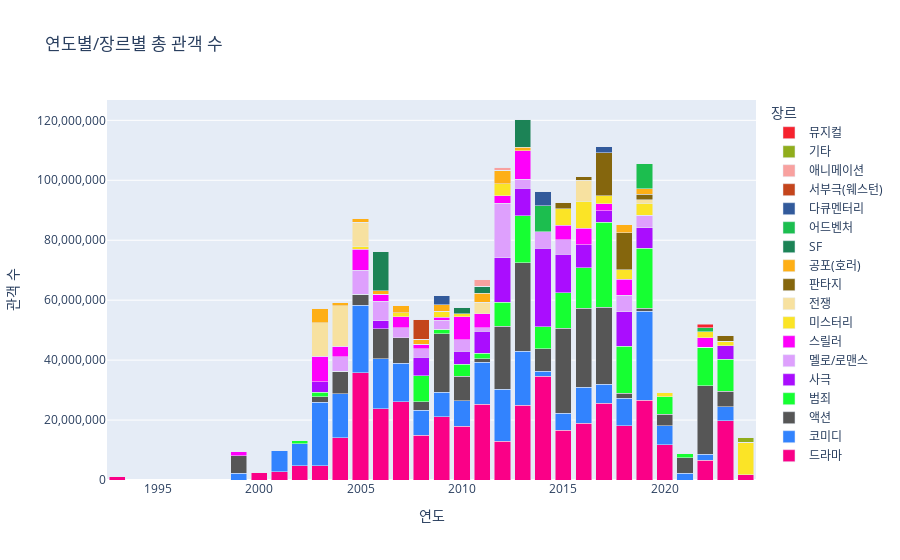

This figure's notebook cell:
### Markdown cell above
- 아래 코드는 모든 연도를 통틀어 장르별 총 관객 수를 계산하여 장르를 정렬하고, 각 장르를 하나의 trace로 추가했다. 이렇게 하면 범례에 각 장르가 한 번씩만 나타나며, 모든 연도에 대해 같은 순서로 막대를 stack할 수 있다.
- 각 막대마다 장르순으로 stack하는 건 너무 많은 문제가 생겨서 포기

### Code cell
import plotly.graph_objects as go
import pandas as pd

# 데이터셋 로드 (다음 코드는 예제 데이터와 설정을 기반으로 함)
# df['개봉일'] = pd.to_datetime(df['개봉일'], format='%Y-%m-%d')
# df['년도'] = df['개봉일'].dt.year

# 연도별, 장르별 관객 수 및 영화 수 계산
grouped = df.groupby(['년도', 'genre_one'])
genre_yearly_data = grouped['관객수'].agg(['sum', 'count']).unstack(fill_value=0)

# 모든 연도를 통틀어 장르별 총 관객 수를 계산하여 장르를 정렬
overall_genre_order = genre_yearly_data['sum'].sum(axis=0).sort_values(ascending=False).index

# 그래프 객체 생성
fig = go.Figure()

# 정렬된 순서대로 막대 그래프 추가
for genre in overall_genre_order:
    fig.add_trace(go.Bar(
        x=genre_yearly_data['sum'].index,
        y=genre_yearly_data['sum'][genre],
        name=genre,
        marker_color=genre_colors.get(genre, '#000'),  # 색상 설정
        hoverinfo='text',  # 호버 정보 설정
        hovertext=[
            f"{year}년 <br>관객수 = {audience:,.0f}<br>장르 = {genre} ({genre_yearly_data['count'].loc[year, genre]}개)" 
            for year, audience in zip(genre_yearly_data['sum'].index, genre_yearly_data['sum'][genre])
        ]
    ))

# 레이아웃 업데이트
fig.update_layout(
    barmode='stack',
    title='연도별/장르별 총 관객 수',
    xaxis_title='연도',
    yaxis_title='관객 수',
    yaxis=dict(tickformat=','),
    legend_title='장르'
)

# 그래프 표시
fig.show()
fig.write_html('yj_year_genre.html')

### Figure 1 — Plotly figure (JSON) as saved in the notebook; plotly's stock layout.template omitted (floating-point values rounded to 4 significant figures)
{"data": [{"hoverinfo": "text", "hovertext": ["1993년 <br>관객수 = 1,035,741<br>장르 = 드라마 (1개)", "1999년 <br>관객수 = 0<br>장르 = 드라마 (0개)", "2000년 <br>관객수 = 2,513,540<br>장르 = 드라마 (1개)", "2001년 <br>관객수 = 2,678,846<br>장르 = 드라마 (1개)", "2002년 <br>관객수 = 4,678,843<br>장르 = 드라마 (2개)", "2003년 <br>관객수 = 4,687,365<br>장르 = 드라마 (3개)", "2004년 <br>관객수 = 14,081,630<br>장르 = 드라마 (8개)", "2005년 <br>관객수 = 35,803,805<br>장르 = 드라마 (10개)", "2006년 <br>관객수 = 23,779,776<br>장르 = 드라마 (9개)", "2007년 <br>관객수 = 26,074,390<br>장르 = 드라마 (11개)", "2008년 <br>관객수 = 15,004,691<br>장르 = 드라마 (5개)", "2009년 <br>관객수 = 21,128,029<br>장르 = 드라마 (7개)", "2010년 <br>관객수 = 17,971,217<br>장르 = 드라마 (6개)", "2011년 <br>관객수 = 25,321,246<br>장르 = 드라마 (7개)", "2012년 <br>관객수 = 12,990,388<br>장르 = 드라마 (5개)", "2013년 <br>관객수 = 24,870,928<br>장르 = 드라마 (8개)", "2014년 <br>관객수 = 34,572,677<br>장르 = 드라마 (8개)", "2015년 <br>관객수 = 16,664,043<br>장르 = 드라마 (3개)", "2016년 <br>관객수 = 18,960,519<br>장르 = 드라마 (6개)", "2017년 <br>관객수 = 25,561,141<br>장르 = 드라마 (5개)", "2018년 <br>관객수 = 18,129,195<br>장르 = 드라마 (6개)", "2019년 <br>관객수 = 26,541,795<br>장르 = 드라마 (8개)", "2020년 <br>관객수 = 11,735,970<br>장르 = 드라마 (5개)", "2021년 <br>관객수 = 0<br>장르 = 드라마 (0개)", "2022년 <br>관객수 = 6,593,664<br>장르 = 드라마 (3개)", "2023년 <br>관객수 = 19,756,624<br>장르 = 드라마 (4개)", "2024년 <br>관객수 = 1,705,223<br>장르 = 드라마 (1개)"], "marker": {"color": "#FA0087"}, "name": "드라마", "type": "bar", "x": [1993, 1999, 2000, 2001, 2002, 2003, 2004, 2005, 2006, 2007, 2008, 2009, 2010, 2011, 2012, 2013, 2014, 2015, 2016, 2017, 2018, 2019, 2020, 2021, 2022, 2023, 2024], "y": [1035741, 0, 2513540, 2678846, 4678843, 4687365, 14081630, 35803805, 23779776, 26074390, 15004691, 21128029, 17971217, 25321246, 12990388, 24870928, 34572677, 16664043, 18960519, 25561141, 18129195, 26541795, 11735970, 0, 6593664, 19756624, 1705223]}, {"hoverinfo": "text", "hovertext": ["1993년 <br>관객수 = 0<br>장르 = 코미디 (0개)", "1999년 <br>관객수 = 2,310,000<br>장르 = 코미디 (1개)", "2000년 <br>관객수 = 0<br>장르 = 코미디 (0개)", "2001년 <br>관객수 = 7,245,092<br>장르 = 코미디 (5개)", "2002년 <br>관객수 = 7,383,209<br>장르 = 코미디 (3개)", "2003년 <br>관객수 = 21,196,865<br>장르 = 코미디 (8개)", "2004년 <br>관객수 = 14,723,300<br>장르 = 코미디 (8개)", "2005년 <br>관객수 = 22,434,845<br>장르 = 코미디 (10개)", "2006년 <br>관객수 = 16,633,518<br>장르 = 코미디 (6개)", "2007년 <br>관객수 = 12,949,070<br>장르 = 코미디 (8개)", "2008년 <br>관객수 = 8,245,523<br>장르 = 코미디 (1개)", "2009년 <br>관객수 = 8,207,004<br>장르 = 코미디 (3개)", "2010년 <br>관객수 = 8,527,732<br>장르 = 코미디 (4개)", "2011년 <br>관객수 = 13,934,570<br>장르 = 코미디 (5개)", "2012년 <br>관객수 = 17,319,026<br>장르 = 코미디 (6개)", "2013년 <br>관객수 = 18,038,065<br>장르 = 코미디 (3개)", "2014년 <br>관객수 = 1,676,040<br>장르 = 코미디 (1개)", "2015년 <br>관객수 = 5,669,820<br>장르 = 코미디 (2개)", "2016년 <br>관객수 = 12,065,585<br>장르 = 코미디 (3개)", "2017년 <br>관객수 = 6,407,549<br>장르 = 코미디 (3개)", "2018년 <br>관객수 = 9,105,261<br>장르 = 코미디 (4개)", "2019년 <br>관객수 = 29,741,940<br>장르 = 코미디 (5개)", "2020년 <br>관객수 = 6,395,273<br>장르 = 코미디 (4개)", "2021년 <br>관객수 = 2,195,683<br>장르 = 코미디 (1개)", "2022년 <br>관객수 = 1,980,769<br>장르 = 코미디 (1개)", "2023년 <br>관객수 = 4,681,747<br>장르 = 코미디 (3개)", "2024년 <br>관객수 = 0<br>장르 = 코미디 (0개)"], "marker": {"color": "#3283FE"}, "name": "코미디", "type": "bar", "x": [1993, 1999, 2000, 2001, 2002, 2003, 2004, 2005, 2006, 2007, 2008, 2009, 2010, 2011, 2012, 2013, 2014, 2015, 2016, 2017, 2018, 2019, 2020, 2021, 2022, 2023, 2024], "y": [0, 2310000, 0, 7245092, 7383209, 21196865, 14723300, 22434845, 16633518, 12949070, 8245523, 8207004, 8527732, 13934570, 17319026, 18038065, 1676040, 5669820, 12065585, 6407549, 9105261, 29741940, 6395273, 2195683, 1980769, 4681747, 0]}, {"hoverinfo": "text", "hovertext": ["1993년 <br>관객수 = 0<br>장르 = 액션 (0개)", "1999년 <br>관객수 = 5,820,000<br>장르 = 액션 (1개)", "2000년 <br>관객수 = 0<br>장르 = 액션 (0개)", "2001년 <br>관객수 = 0<br>장르 = 액션 (0개)", "2002년 <br>관객수 = 0<br>장르 = 액션 (0개)", "2003년 <br>관객수 = 1,858,077<br>장르 = 액션 (1개)", "2004년 <br>관객수 = 7,512,213<br>장르 = 액션 (3개)", "2005년 <br>관객수 = 3,766,552<br>장르 = 액션 (3개)", "2006년 <br>관객수 = 10,114,158<br>장르 = 액션 (6개)", "2007년 <br>관객수 = 8,426,973<br>장르 = 액션 (1개)", "2008년 <br>관객수 = 2,870,174<br>장르 = 액션 (2개)", "2009년 <br>관객수 = 19,389,622<br>장르 = 액션 (3개)", "2010년 <br>관객수 = 8,156,101<br>장르 = 액션 (2개)", "2011년 <br>관객수 = 1,118,258<br>장르 = 액션 (1개)", "2012년 <br>관객수 = 20,989,054<br>장르 = 액션 (5개)", "2013년 <br>관객수 = 29,529,396<br>장르 = 액션 (8개)", "2014년 <br>관객수 = 7,469,531<br>장르 = 액션 (3개)", "2015년 <br>관객수 = 28,311,881<br>장르 = 액션 (3개)", "2016년 <br>관객수 = 26,216,440<br>장르 = 액션 (3개)", "2017년 <br>관객수 = 25,723,688<br>장르 = 액션 (5개)", "2018년 <br>관객수 = 1,671,548<br>장르 = 액션 (1개)", "2019년 <br>관객수 = 1,094,404<br>장르 = 액션 (1개)", "2020년 <br>관객수 = 3,812,250<br>장르 = 액션 (1개)", "2021년 <br>관객수 = 5,252,423<br>장르 = 액션 (2개)", "2022년 <br>관객수 = 22,945,169<br>장르 = 액션 (5개)", "2023년 <br>관객수 = 5,143,219<br>장르 = 액션 (1개)", "2024년 <br>관객수 = 0<br>장르 = 액션 (0개)"], "marker": {"color": "#565656"}, "name": "액션", "type": "bar", "x": [1993, 1999, 2000, 2001, 2002, 2003, 2004, 2005, 2006, 2007, 2008, 2009, 2010, 2011, 2012, 2013, 2014, 2015, 2016, 2017, 2018, 2019, 2020, 2021, 2022, 2023, 2024], "y": [0, 5820000, 0, 0, 0, 1858077, 7512213, 3766552, 10114158, 8426973, 2870174, 19389622, 8156101, 1118258, 20989054, 29529396, 7469531, 28311881, 26216440, 25723688, 1671548, 1094404, 3812250, 5252423, 22945169, 5143219, 0]}, {"hoverinfo": "text", "hovertext": ["1993년 <br>관객수 = 0<br>장르 = 범죄 (0개)", "1999년 <br>관객수 = 0<br>장르 = 범죄 (0개)", "2000년 <br>관객수 = 0<br>장르 = 범죄 (0개)", "2001년 <br>관객수 = 0<br>장르 = 범죄 (0개)", "2002년 <br>관객수 = 1,161,500<br>장르 = 범죄 (1개)", "2003년 <br>관객수 = 1,571,931<br>장르 = 범죄 (1개)", "2004년 <br>관객수 = 0<br>장르 = 범죄 (0개)", "2005년 <br>관객수 = 0<br>장르 = 범죄 (0개)", "2006년 <br>관객수 = 0<br>장르 = 범죄 (0개)", "2007년 <br>관객수 = 0<br>장르 = 범죄 (0개)", "2008년 <br>관객수 = 8,744,111<br>장르 = 범죄 (3개)", "2009년 <br>관객수 = 1,534,407<br>장르 = 범죄 (1개)", "2010년 <br>관객수 = 3,910,674<br>장르 = 범죄 (2개)", "2011년 <br>관객수 = 1,867,849<br>장르 = 범죄 (1개)", "2012년 <br>관객수 = 7,978,568<br>장르 = 범죄 (3개)", "2013년 <br>관객수 = 15,774,105<br>장르 = 범죄 (3개)", "2014년 <br>관객수 = 7,352,096<br>장르 = 범죄 (3개)", "2015년 <br>관객수 = 11,756,314<br>장르 = 범죄 (4개)", "2016년 <br>관객수 = 13,543,085<br>장르 = 범죄 (3개)", "2017년 <br>관객수 = 28,281,869<br>장르 = 범죄 (8개)", "2018년 <br>관객수 = 15,665,632<br>장르 = 범죄 (6개)", "2019년 <br>관객수 = 20,020,351<br>장르 = 범죄 (7개)", "2020년 <br>관객수 = 5,903,084<br>장르 = 범죄 (2개)", "2021년 <br>관객수 = 1,426,357<br>장르 = 범죄 (1개)", "2022년 <br>관객수 = 12,693,175<br>장르 = 범죄 (1개)", "2023년 <br>관객수 = 10,682,813<br>장르 = 범죄 (1개)", "2024년 <br>관객수 = 0<br>장르 = 범죄 (0개)"], "marker": {"color": "#16FF32"}, "name": "범죄", "type": "bar", "x": [1993, 1999, 2000, 2001, 2002, 2003, 2004, 2005, 2006, 2007, 2008, 2009, 2010, 2011, 2012, 2013, 2014, 2015, 2016, 2017, 2018, 2019, 2020, 2021, 2022, 2023, 2024], "y": [0, 0, 0, 0, 1161500, 1571931, 0, 0, 0, 0, 8744111, 1534407, 3910674, 1867849, 7978568, 15774105, 7352096, 11756314, 13543085, 28281869, 15665632, 20020351, 5903084, 1426357, 12693175, 10682813, 0]}, {"hoverinfo": "text", "hovertext": ["1993년 <br>관객수 = 0<br>장르 = 사극 (0개)", "1999년 <br>관객수 = 0<br>장르 = 사극 (0개)", "2000년 <br>관객수 = 0<br>장르 = 사극 (0개)", "2001년 <br>관객수 = 0<br>장르 = 사극 (0개)", "2002년 <br>관객수 = 0<br>장르 = 사극 (0개)", "2003년 <br>관객수 = 3,522,747<br>장르 = 사극 (1개)", "2004년 <br>관객수 = 0<br>장르 = 사극 (0개)", "2005년 <br>관객수 = 0<br>장르 = 사극 (0개)", "2006년 <br>관객수 = 2,576,022<br>장르 = 사극 (1개)", "2007년 <br>관객수 = 0<br>장르 = 사극 (0개)", "2008년 <br>관객수 = 6,051,849<br>장르 = 사극 (2개)", "2009년 <br>관객수 = 0<br>장르 = 사극 (0개)", "2010년 <br>관객수 = 4,442,797<br>장르 = 사극 (2개)", "2011년 <br>관객수 = 7,470,633<br>장르 = 사극 (1개)", "2012년 <br>관객수 = 14,955,862<br>장르 = 사극 (2개)", "2013년 <br>관객수 = 9,134,586<br>장르 = 사극 (1개)", "2014년 <br>관객수 = 26,238,010<br>장르 = 사극 (3개)", "2015년 <br>관객수 = 12,991,852<br>장르 = 사극 (4개)", "2016년 <br>관객수 = 7,650,506<br>장르 = 사극 (2개)", "2017년 <br>관객수 = 3,849,087<br>장르 = 사극 (1개)", "2018년 <br>관객수 = 11,571,073<br>장르 = 사극 (4개)", "2019년 <br>관객수 = 6,788,028<br>장르 = 사극 (2개)", "2020년 <br>관객수 = 0<br>장르 = 사극 (0개)", "2021년 <br>관객수 = 0<br>장르 = 사극 (0개)", "2022년 <br>관객수 = 0<br>장르 = 사극 (0개)", "2023년 <br>관객수 = 4,572,386<br>장르 = 사극 (1개)", "2024년 <br>관객수 = 0<br>장르 = 사극 (0개)"], "marker": {"color": "#AA0DFE"}, "name": "사극", "type": "bar", "x": [1993, 1999, 2000, 2001, 2002, 2003, 2004, 2005, 2006, 2007, 2008, 2009, 2010, 2011, 2012, 2013, 2014, 2015, 2016, 2017, 2018, 2019, 2020, 2021, 2022, 2023, 2024], "y": [0, 0, 0, 0, 0, 3522747, 0, 0, 2576022, 0, 6051849, 0, 4442797, 7470633, 14955862, 9134586, 26238010, 12991852, 7650506, 3849087, 11571073, 6788028, 0, 0, 0, 4572386, 0]}, {"hoverinfo": "text", "hovertext": ["1993년 <br>관객수 = 0<br>장르 = 멜로/로맨스 (0개)", "1999년 <br>관객수 = 0<br>장르 = 멜로/로맨스 (0개)", "2000년 <br>관객수 = 0<br>장르 = 멜로/로맨스 (0개)", "2001년 <br>관객수 = 0<br>장르 = 멜로/로맨스 (0개)", "2002년 <br>관객수 = 0<br>장르 = 멜로/로맨스 (0개)", "2003년 <br>관객수 = 0<br>장르 = 멜로/로맨스 (0개)", "2004년 <br>관객수 = 4,764,437<br>장르 = 멜로/로맨스 (2개)", "2005년 <br>관객수 = 7,950,657<br>장르 = 멜로/로맨스 (4개)", "2006년 <br>관객수 = 6,619,498<br>장르 = 멜로/로맨스 (1개)", "2007년 <br>관객수 = 3,423,089<br>장르 = 멜로/로맨스 (2개)", "2008년 <br>관객수 = 2,912,042<br>장르 = 멜로/로맨스 (2개)", "2009년 <br>관객수 = 3,011,299<br>장르 = 멜로/로맨스 (2개)", "2010년 <br>관객수 = 3,862,466<br>장르 = 멜로/로맨스 (2개)", "2011년 <br>관객수 = 1,027,622<br>장르 = 멜로/로맨스 (1개)", "2012년 <br>관객수 = 18,145,480<br>장르 = 멜로/로맨스 (6개)", "2013년 <br>관객수 = 3,080,031<br>장르 = 멜로/로맨스 (2개)", "2014년 <br>관객수 = 5,562,430<br>장르 = 멜로/로맨스 (3개)", "2015년 <br>관객수 = 4,770,371<br>장르 = 멜로/로맨스 (3개)", "2016년 <br>관객수 = 0<br>장르 = 멜로/로맨스 (0개)", "2017년 <br>관객수 = 0<br>장르 = 멜로/로맨스 (0개)", "2018년 <br>관객수 = 5,423,242<br>장르 = 멜로/로맨스 (2개)", "2019년 <br>관객수 = 4,170,095<br>장르 = 멜로/로맨스 (2개)", "2020년 <br>관객수 = 0<br>장르 = 멜로/로맨스 (0개)", "2021년 <br>관객수 = 0<br>장르 = 멜로/로맨스 (0개)", "2022년 <br>관객수 = 0<br>장르 = 멜로/로맨스 (0개)", "2023년 <br>관객수 = 0<br>장르 = 멜로/로맨스 (0개)", "2024년 <br>관객수 = 0<br>장르 = 멜로/로맨스 (0개)"], "marker": {"color": "#DEA0FD"}, "name": "멜로/로맨스", "type": "bar", "x": [1993, 1999, 2000, 2001, 2002, 2003, 2004, 2005, 2006, 2007, 2008, 2009, 2010, 2011, 2012, 2013, 2014, 2015, 2016, 2017, 2018, 2019, 2020, 2021, 2022, 2023, 2024], "y": [0, 0, 0, 0, 0, 0, 4764437, 7950657, 6619498, 3423089, 2912042, 3011299, 3862466, 1027622, 18145480, 3080031, 5562430, 4770371, 0, 0, 5423242, 4170095, 0, 0, 0, 0, 0]}, {"hoverinfo": "text", "hovertext": ["1993년 <br>관객수 = 0<br>장르 = 스릴러 (0개)", "1999년 <br>관객수 = 1,230,000<br>장르 = 스릴러 (1개)", "2000년 <br>관객수 = 0<br>장르 = 스릴러 (0개)", "2001년 <br>관객수 = 0<br>장르 = 스릴러 (0개)", "2002년 <br>관객수 = 0<br>장르 = 스릴러 (0개)", "2003년 <br>관객수 = 8,524,376<br>장르 = 스릴러 (2개)", "2004년 <br>관객수 = 3,566,907<br>장르 = 스릴러 (2개)", "2005년 <br>관객수 = 6,982,306<br>장르 = 스릴러 (3개)", "2006년 <br>관객수 = 2,286,745<br>장르 = 스릴러 (1개)", "2007년 <br>관객수 = 3,529,623<br>장르 = 스릴러 (2개)", "2008년 <br>관객수 = 1,496,214<br>장르 = 스릴러 (1개)", "2009년 <br>관객수 = 1,046,787<br>장르 = 스릴러 (1개)", "2010년 <br>관객수 = 7,549,004<br>장르 = 스릴러 (4개)", "2011년 <br>관객수 = 4,760,358<br>장르 = 스릴러 (2개)", "2012년 <br>관객수 = 2,434,099<br>장르 = 스릴러 (1개)", "2013년 <br>관객수 = 9,465,981<br>장르 = 스릴러 (3개)", "2014년 <br>관객수 = 0<br>장르 = 스릴러 (0개)", "2015년 <br>관객수 = 4,832,532<br>장르 = 스릴러 (3개)", "2016년 <br>관객수 = 5,490,223<br>장르 = 스릴러 (2개)", "2017년 <br>관객수 = 2,334,209<br>장르 = 스릴러 (2개)", "2018년 <br>관객수 = 5,401,317<br>장르 = 스릴러 (3개)", "2019년 <br>관객수 = 0<br>장르 = 스릴러 (0개)", "2020년 <br>관객수 = 0<br>장르 = 스릴러 (0개)", "2021년 <br>관객수 = 0<br>장르 = 스릴러 (0개)", "2022년 <br>관객수 = 3,329,547<br>장르 = 스릴러 (1개)", "2023년 <br>관객수 = 0<br>장르 = 스릴러 (0개)", "2024년 <br>관객수 = 0<br>장르 = 스릴러 (0개)"], "marker": {"color": "#FE00FA"}, "name": "스릴러", "type": "bar", "x": [1993, 1999, 2000, 2001, 2002, 2003, 2004, 2005, 2006, 2007, 2008, 2009, 2010, 2011, 2012, 2013, 2014, 2015, 2016, 2017, 2018, 2019, 2020, 2021, 2022, 2023, 2024], "y": [0, 1230000, 0, 0, 0, 8524376, 3566907, 6982306, 2286745, 3529623, 1496214, 1046787, 7549004, 4760358, 2434099, 9465981, 0, 4832532, 5490223, 2334209, 5401317, 0, 0, 0, 3329547, 0, 0]}, {"hoverinfo": "text", "hovertext": ["1993년 <br>관객수 = 0<br>장르 = 미스터리 (0개)", "1999년 <br>관객수 = 0<br>장르 = 미스터리 (0개)", "2000년 <br>관객수 = 0<br>장르 = 미스터리 (0개)", "2001년 <br>관객수 = 0<br>장르 = 미스터리 (0개)", "2002년 <br>관객수 = 0<br>장르 = 미스터리 (0개)", "2003년 <br>관객수 = 0<br>장르 = 미스터리 (0개)", "2004년 <br>관객수 = 0<br>장르 = 미스터리 (0개)", "2005년 <br>관객수 = 1,083,962<br>장르 = 미스터리 (1개)", "2006년 <br>관객수 = 0<br>장르 = 미스터리 (0개)", "2007년 <br>관객수 = 1,438,531<br>장르 = 미스터리 (1개)", "2008년 <br>관객수 = 0<br>장르 = 미스터리 (0개)", "2009년 <br>관객수 = 1,914,779<br>장르 = 미스터리 (1개)", "2010년 <br>관객수 = 1,099,665<br>장르 = 미스터리 (1개)", "2011년 <br>관객수 = 0<br>장르 = 미스터리 (0개)", "2012년 <br>관객수 = 3,988,455<br>장르 = 미스터리 (2개)", "2013년 <br>관객수 = 0<br>장르 = 미스터리 (0개)", "2014년 <br>관객수 = 0<br>장르 = 미스터리 (0개)", "2015년 <br>관객수 = 5,442,553<br>장르 = 미스터리 (1개)", "2016년 <br>관객수 = 9,096,438<br>장르 = 미스터리 (3개)", "2017년 <br>관객수 = 2,694,037<br>장르 = 미스터리 (2개)", "2018년 <br>관객수 = 3,189,091<br>장르 = 미스터리 (1개)", "2019년 <br>관객수 = 4,008,256<br>장르 = 미스터리 (2개)", "2020년 <br>관객수 = 1,270,835<br>장르 = 미스터리 (1개)", "2021년 <br>관객수 = 0<br>장르 = 미스터리 (0개)", "2022년 <br>관객수 = 1,897,784<br>장르 = 미스터리 (1개)", "2023년 <br>관객수 = 1,470,359<br>장르 = 미스터리 (1개)", "2024년 <br>관객수 = 10,957,317<br>장르 = 미스터리 (1개)"], "marker": {"color": "#FBE426"}, "name": "미스터리", "type": "bar", "x": [1993, 1999, 2000, 2001, 2002, 2003, 2004, 2005, 2006, 2007, 2008, 2009, 2010, 2011, 2012, 2013, 2014, 2015, 2016, 2017, 2018, 2019, 2020, 2021, 2022, 2023, 2024], "y": [0, 0, 0, 0, 0, 0, 0, 1083962, 0, 1438531, 0, 1914779, 1099665, 0, 3988455, 0, 0, 5442553, 9096438, 2694037, 3189091, 4008256, 1270835, 0, 1897784, 1470359, 10957317]}, {"hoverinfo": "text", "hovertext": ["1993년 <br>관객수 = 0<br>장르 = 전쟁 (0개)", "1999년 <br>관객수 = 0<br>장르 = 전쟁 (0개)", "2000년 <br>관객수 = 0<br>장르 = 전쟁 (0개)", "2001년 <br>관객수 = 0<br>장르 = 전쟁 (0개)", "2002년 <br>관객수 = 0<br>장르 = 전쟁 (0개)", "2003년 <br>관객수 = 11,081,000<br>장르 = 전쟁 (1개)", "2004년 <br>관객수 = 13,435,135<br>장르 = 전쟁 (2개)", "2005년 <br>관객수 = 8,008,622<br>장르 = 전쟁 (1개)", "2006년 <br>관객수 = 0<br>장르 = 전쟁 (0개)", "2007년 <br>관객수 = 0<br>장르 = 전쟁 (0개)", "2008년 <br>관객수 = 0<br>장르 = 전쟁 (0개)", "2009년 <br>관객수 = 0<br>장르 = 전쟁 (0개)", "2010년 <br>관객수 = 0<br>장르 = 전쟁 (0개)", "2011년 <br>관객수 = 3,860,188<br>장르 = 전쟁 (2개)", "2012년 <br>관객수 = 0<br>장르 = 전쟁 (0개)", "2013년 <br>관객수 = 0<br>장르 = 전쟁 (0개)", "2014년 <br>관객수 = 0<br>장르 = 전쟁 (0개)", "2015년 <br>관객수 = 0<br>장르 = 전쟁 (0개)", "2016년 <br>관객수 = 7,049,643<br>장르 = 전쟁 (1개)", "2017년 <br>관객수 = 0<br>장르 = 전쟁 (0개)", "2018년 <br>관객수 = 0<br>장르 = 전쟁 (0개)", "2019년 <br>관객수 = 1,140,876<br>장르 = 전쟁 (1개)", "2020년 <br>관객수 = 0<br>장르 = 전쟁 (0개)", "2021년 <br>관객수 = 0<br>장르 = 전쟁 (0개)", "2022년 <br>관객수 = 0<br>장르 = 전쟁 (0개)", "2023년 <br>관객수 = 0<br>장르 = 전쟁 (0개)", "2024년 <br>관객수 = 0<br>장르 = 전쟁 (0개)"], "marker": {"color": "#F7E1A0"}, "name": "전쟁", "type": "bar", "x": [1993, 1999, 2000, 2001, 2002, 2003, 2004, 2005, 2006, 2007, 2008, 2009, 2010, 2011, 2012, 2013, 2014, 2015, 2016, 2017, 2018, 2019, 2020, 2021, 2022, 2023, 2024], "y": [0, 0, 0, 0, 0, 11081000, 13435135, 8008622, 0, 0, 0, 0, 0, 3860188, 0, 0, 0, 0, 7049643, 0, 0, 1140876, 0, 0, 0, 0, 0]}, {"hoverinfo": "text", "hovertext": ["1993년 <br>관객수 = 0<br>장르 = 판타지 (0개)", "1999년 <br>관객수 = 0<br>장르 = 판타지 (0개)", "2000년 <br>관객수 = 0<br>장르 = 판타지 (0개)", "2001년 <br>관객수 = 0<br>장르 = 판타지 (0개)", "2002년 <br>관객수 = 0<br>장르 = 판타지 (0개)", "2003년 <br>관객수 = 0<br>장르 = 판타지 (0개)", "2004년 <br>관객수 = 0<br>장르 = 판타지 (0개)", "2005년 <br>관객수 = 0<br>장르 = 판타지 (0개)", "2006년 <br>관객수 = 0<br>장르 = 판타지 (0개)", "2007년 <br>관객수 = 0<br>장르 = 판타지 (0개)", "2008년 <br>관객수 = 0<br>장르 = 판타지 (0개)", "2009년 <br>관객수 = 0<br>장르 = 판타지 (0개)", "2010년 <br>관객수 = 0<br>장르 = 판타지 (0개)", "2011년 <br>관객수 = 0<br>장르 = 판타지 (0개)", "2012년 <br>관객수 = 0<br>장르 = 판타지 (0개)", "2013년 <br>관객수 = 0<br>장르 = 판타지 (0개)", "2014년 <br>관객수 = 0<br>장르 = 판타지 (0개)", "2015년 <br>관객수 = 2,054,297<br>장르 = 판타지 (1개)", "2016년 <br>관객수 = 1,168,625<br>장르 = 판타지 (1개)", "2017년 <br>관객수 = 14,410,754<br>장르 = 판타지 (1개)", "2018년 <br>관객수 = 12,274,996<br>장르 = 판타지 (1개)", "2019년 <br>관객수 = 1,916,855<br>장르 = 판타지 (1개)", "2020년 <br>관객수 = 0<br>장르 = 판타지 (0개)", "2021년 <br>관객수 = 0<br>장르 = 판타지 (0개)", "2022년 <br>관객수 = 0<br>장르 = 판타지 (0개)", "2023년 <br>관객수 = 1,916,429<br>장르 = 판타지 (1개)", "2024년 <br>관객수 = 0<br>장르 = 판타지 (0개)"], "marker": {"color": "#85660D"}, "name": "판타지", "type": "bar", "x": [1993, 1999, 2000, 2001, 2002, 2003, 2004, 2005, 2006, 2007, 2008, 2009, 2010, 2011, 2012, 2013, 2014, 2015, 2016, 2017, 2018, 2019, 2020, 2021, 2022, 2023, 2024], "y": [0, 0, 0, 0, 0, 0, 0, 0, 0, 0, 0, 0, 0, 0, 0, 0, 0, 2054297, 1168625, 14410754, 12274996, 1916855, 0, 0, 0, 1916429, 0]}, {"hoverinfo": "text", "hovertext": ["1993년 <br>관객수 = 0<br>장르 = 공포(호러) (0개)", "1999년 <br>관객수 = 0<br>장르 = 공포(호러) (0개)", "2000년 <br>관객수 = 0<br>장르 = 공포(호러) (0개)", "2001년 <br>관객수 = 0<br>장르 = 공포(호러) (0개)", "2002년 <br>관객수 = 0<br>장르 = 공포(호러) (0개)", "2003년 <br>관객수 = 4,930,696<br>장르 = 공포(호러) (2개)", "2004년 <br>관객수 = 1,108,769<br>장르 = 공포(호러) (1개)", "2005년 <br>관객수 = 1,371,122<br>장르 = 공포(호러) (1개)", "2006년 <br>관객수 = 1,122,399<br>장르 = 공포(호러) (1개)", "2007년 <br>관객수 = 2,259,511<br>장르 = 공포(호러) (1개)", "2008년 <br>관객수 = 1,634,051<br>장르 = 공포(호러) (1개)", "2009년 <br>관객수 = 2,237,271<br>장르 = 공포(호러) (1개)", "2010년 <br>관객수 = 0<br>장르 = 공포(호러) (0개)", "2011년 <br>관객수 = 3,009,356<br>장르 = 공포(호러) (1개)", "2012년 <br>관객수 = 4,515,833<br>장르 = 공포(호러) (1개)", "2013년 <br>관객수 = 1,201,033<br>장르 = 공포(호러) (1개)", "2014년 <br>관객수 = 0<br>장르 = 공포(호러) (0개)", "2015년 <br>관객수 = 0<br>장르 = 공포(호러) (0개)", "2016년 <br>관객수 = 0<br>장르 = 공포(호러) (0개)", "2017년 <br>관객수 = 0<br>장르 = 공포(호러) (0개)", "2018년 <br>관객수 = 2,675,559<br>장르 = 공포(호러) (1개)", "2019년 <br>관객수 = 1,804,112<br>장르 = 공포(호러) (1개)", "2020년 <br>관객수 = 0<br>장르 = 공포(호러) (0개)", "2021년 <br>관객수 = 0<br>장르 = 공포(호러) (0개)", "2022년 <br>관객수 = 0<br>장르 = 공포(호러) (0개)", "2023년 <br>관객수 = 0<br>장르 = 공포(호러) (0개)", "2024년 <br>관객수 = 0<br>장르 = 공포(호러) (0개)"], "marker": {"color": "#FEAF16"}, "name": "공포(호러)", "type": "bar", "x": [1993, 1999, 2000, 2001, 2002, 2003, 2004, 2005, 2006, 2007, 2008, 2009, 2010, 2011, 2012, 2013, 2014, 2015, 2016, 2017, 2018, 2019, 2020, 2021, 2022, 2023, 2024], "y": [0, 0, 0, 0, 0, 4930696, 1108769, 1371122, 1122399, 2259511, 1634051, 2237271, 0, 3009356, 4515833, 1201033, 0, 0, 0, 0, 2675559, 1804112, 0, 0, 0, 0, 0]}, {"hoverinfo": "text", "hovertext": ["1993년 <br>관객수 = 0<br>장르 = SF (0개)", "1999년 <br>관객수 = 0<br>장르 = SF (0개)", "2000년 <br>관객수 = 0<br>장르 = SF (0개)", "2001년 <br>관객수 = 0<br>장르 = SF (0개)", "2002년 <br>관객수 = 0<br>장르 = SF (0개)", "2003년 <br>관객수 = 0<br>장르 = SF (0개)", "2004년 <br>관객수 = 0<br>장르 = SF (0개)", "2005년 <br>관객수 = 0<br>장르 = SF (0개)", "2006년 <br>관객수 = 13,019,740<br>장르 = SF (1개)", "2007년 <br>관객수 = 0<br>장르 = SF (0개)", "2008년 <br>관객수 = 0<br>장르 = SF (0개)", "2009년 <br>관객수 = 0<br>장르 = SF (0개)", "2010년 <br>관객수 = 2,164,805<br>장르 = SF (1개)", "2011년 <br>관객수 = 2,242,510<br>장르 = SF (1개)", "2012년 <br>관객수 = 0<br>장르 = SF (0개)", "2013년 <br>관객수 = 9,349,991<br>장르 = SF (1개)", "2014년 <br>관객수 = 0<br>장르 = SF (0개)", "2015년 <br>관객수 = 0<br>장르 = SF (0개)", "2016년 <br>관객수 = 0<br>장르 = SF (0개)", "2017년 <br>관객수 = 0<br>장르 = SF (0개)", "2018년 <br>관객수 = 0<br>장르 = SF (0개)", "2019년 <br>관객수 = 0<br>장르 = SF (0개)", "2020년 <br>관객수 = 0<br>장르 = SF (0개)", "2021년 <br>관객수 = 0<br>장르 = SF (0개)", "2022년 <br>관객수 = 0<br>장르 = SF (0개)", "2023년 <br>관객수 = 0<br>장르 = SF (0개)", "2024년 <br>관객수 = 0<br>장르 = SF (0개)"], "marker": {"color": "#1C8356"}, "name": "SF", "type": "bar", "x": [1993, 1999, 2000, 2001, 2002, 2003, 2004, 2005, 2006, 2007, 2008, 2009, 2010, 2011, 2012, 2013, 2014, 2015, 2016, 2017, 2018, 2019, 2020, 2021, 2022, 2023, 2024], "y": [0, 0, 0, 0, 0, 0, 0, 0, 13019740, 0, 0, 0, 2164805, 2242510, 0, 9349991, 0, 0, 0, 0, 0, 0, 0, 0, 0, 0, 0]}, {"hoverinfo": "text", "hovertext": ["1993년 <br>관객수 = 0<br>장르 = 어드벤처 (0개)", "1999년 <br>관객수 = 0<br>장르 = 어드벤처 (0개)", "2000년 <br>관객수 = 0<br>장르 = 어드벤처 (0개)", "2001년 <br>관객수 = 0<br>장르 = 어드벤처 (0개)", "2002년 <br>관객수 = 0<br>장르 = 어드벤처 (0개)", "2003년 <br>관객수 = 0<br>장르 = 어드벤처 (0개)", "2004년 <br>관객수 = 0<br>장르 = 어드벤처 (0개)", "2005년 <br>관객수 = 0<br>장르 = 어드벤처 (0개)", "2006년 <br>관객수 = 0<br>장르 = 어드벤처 (0개)", "2007년 <br>관객수 = 0<br>장르 = 어드벤처 (0개)", "2008년 <br>관객수 = 0<br>장르 = 어드벤처 (0개)", "2009년 <br>관객수 = 0<br>장르 = 어드벤처 (0개)", "2010년 <br>관객수 = 0<br>장르 = 어드벤처 (0개)", "2011년 <br>관객수 = 0<br>장르 = 어드벤처 (0개)", "2012년 <br>관객수 = 0<br>장르 = 어드벤처 (0개)", "2013년 <br>관객수 = 0<br>장르 = 어드벤처 (0개)", "2014년 <br>관객수 = 8,666,046<br>장르 = 어드벤처 (1개)", "2015년 <br>관객수 = 0<br>장르 = 어드벤처 (0개)", "2016년 <br>관객수 = 0<br>장르 = 어드벤처 (0개)", "2017년 <br>관객수 = 0<br>장르 = 어드벤처 (0개)", "2018년 <br>관객수 = 0<br>장르 = 어드벤처 (0개)", "2019년 <br>관객수 = 8,252,669<br>장르 = 어드벤처 (1개)", "2020년 <br>관객수 = 0<br>장르 = 어드벤처 (0개)", "2021년 <br>관객수 = 0<br>장르 = 어드벤처 (0개)", "2022년 <br>관객수 = 1,339,242<br>장르 = 어드벤처 (1개)", "2023년 <br>관객수 = 0<br>장르 = 어드벤처 (0개)", "2024년 <br>관객수 = 0<br>장르 = 어드벤처 (0개)"], "marker": {"color": "#1CBE4F"}, "name": "어드벤처", "type": "bar", "x": [1993, 1999, 2000, 2001, 2002, 2003, 2004, 2005, 2006, 2007, 2008, 2009, 2010, 2011, 2012, 2013, 2014, 2015, 2016, 2017, 2018, 2019, 2020, 2021, 2022, 2023, 2024], "y": [0, 0, 0, 0, 0, 0, 0, 0, 0, 0, 0, 0, 0, 0, 0, 0, 8666046, 0, 0, 0, 0, 8252669, 0, 0, 1339242, 0, 0]}, {"hoverinfo": "text", "hovertext": ["1993년 <br>관객수 = 0<br>장르 = 다큐멘터리 (0개)", "1999년 <br>관객수 = 0<br>장르 = 다큐멘터리 (0개)", "2000년 <br>관객수 = 0<br>장르 = 다큐멘터리 (0개)", "2001년 <br>관객수 = 0<br>장르 = 다큐멘터리 (0개)", "2002년 <br>관객수 = 0<br>장르 = 다큐멘터리 (0개)", "2003년 <br>관객수 = 0<br>장르 = 다큐멘터리 (0개)", "2004년 <br>관객수 = 0<br>장르 = 다큐멘터리 (0개)", "2005년 <br>관객수 = 0<br>장르 = 다큐멘터리 (0개)", "2006년 <br>관객수 = 0<br>장르 = 다큐멘터리 (0개)", "2007년 <br>관객수 = 0<br>장르 = 다큐멘터리 (0개)", "2008년 <br>관객수 = 0<br>장르 = 다큐멘터리 (0개)", "2009년 <br>관객수 = 2,962,897<br>장르 = 다큐멘터리 (1개)", "2010년 <br>관객수 = 0<br>장르 = 다큐멘터리 (0개)", "2011년 <br>관객수 = 0<br>장르 = 다큐멘터리 (0개)", "2012년 <br>관객수 = 0<br>장르 = 다큐멘터리 (0개)", "2013년 <br>관객수 = 0<br>장르 = 다큐멘터리 (0개)", "2014년 <br>관객수 = 4,801,527<br>장르 = 다큐멘터리 (1개)", "2015년 <br>관객수 = 0<br>장르 = 다큐멘터리 (0개)", "2016년 <br>관객수 = 0<br>장르 = 다큐멘터리 (0개)", "2017년 <br>관객수 = 1,854,867<br>장르 = 다큐멘터리 (1개)", "2018년 <br>관객수 = 0<br>장르 = 다큐멘터리 (0개)", "2019년 <br>관객수 = 0<br>장르 = 다큐멘터리 (0개)", "2020년 <br>관객수 = 0<br>장르 = 다큐멘터리 (0개)", "2021년 <br>관객수 = 0<br>장르 = 다큐멘터리 (0개)", "2022년 <br>관객수 = 0<br>장르 = 다큐멘터리 (0개)", "2023년 <br>관객수 = 0<br>장르 = 다큐멘터리 (0개)", "2024년 <br>관객수 = 0<br>장르 = 다큐멘터리 (0개)"], "marker": {"color": "#325A9B"}, "name": "다큐멘터리", "type": "bar", "x": [1993, 1999, 2000, 2001, 2002, 2003, 2004, 2005, 2006, 2007, 2008, 2009, 2010, 2011, 2012, 2013, 2014, 2015, 2016, 2017, 2018, 2019, 2020, 2021, 2022, 2023, 2024], "y": [0, 0, 0, 0, 0, 0, 0, 0, 0, 0, 0, 2962897, 0, 0, 0, 0, 4801527, 0, 0, 1854867, 0, 0, 0, 0, 0, 0, 0]}, {"hoverinfo": "text", "hovertext": ["1993년 <br>관객수 = 0<br>장르 = 서부극(웨스턴) (0개)", "1999년 <br>관객수 = 0<br>장르 = 서부극(웨스턴) (0개)", "2000년 <br>관객수 = 0<br>장르 = 서부극(웨스턴) (0개)", "2001년 <br>관객수 = 0<br>장르 = 서부극(웨스턴) (0개)", "2002년 <br>관객수 = 0<br>장르 = 서부극(웨스턴) (0개)", "2003년 <br>관객수 = 0<br>장르 = 서부극(웨스턴) (0개)", "2004년 <br>관객수 = 0<br>장르 = 서부극(웨스턴) (0개)", "2005년 <br>관객수 = 0<br>장르 = 서부극(웨스턴) (0개)", "2006년 <br>관객수 = 0<br>장르 = 서부극(웨스턴) (0개)", "2007년 <br>관객수 = 0<br>장르 = 서부극(웨스턴) (0개)", "2008년 <br>관객수 = 6,686,912<br>장르 = 서부극(웨스턴) (1개)", "2009년 <br>관객수 = 0<br>장르 = 서부극(웨스턴) (0개)", "2010년 <br>관객수 = 0<br>장르 = 서부극(웨스턴) (0개)", "2011년 <br>관객수 = 0<br>장르 = 서부극(웨스턴) (0개)", "2012년 <br>관객수 = 0<br>장르 = 서부극(웨스턴) (0개)", "2013년 <br>관객수 = 0<br>장르 = 서부극(웨스턴) (0개)", "2014년 <br>관객수 = 0<br>장르 = 서부극(웨스턴) (0개)", "2015년 <br>관객수 = 0<br>장르 = 서부극(웨스턴) (0개)", "2016년 <br>관객수 = 0<br>장르 = 서부극(웨스턴) (0개)", "2017년 <br>관객수 = 0<br>장르 = 서부극(웨스턴) (0개)", "2018년 <br>관객수 = 0<br>장르 = 서부극(웨스턴) (0개)", "2019년 <br>관객수 = 0<br>장르 = 서부극(웨스턴) (0개)", "2020년 <br>관객수 = 0<br>장르 = 서부극(웨스턴) (0개)", "2021년 <br>관객수 = 0<br>장르 = 서부극(웨스턴) (0개)", "2022년 <br>관객수 = 0<br>장르 = 서부극(웨스턴) (0개)", "2023년 <br>관객수 = 0<br>장르 = 서부극(웨스턴) (0개)", "2024년 <br>관객수 = 0<br>장르 = 서부극(웨스턴) (0개)"], "marker": {"color": "#C4451C"}, "name": "서부극(웨스턴)", "type": "bar", "x": [1993, 1999, 2000, 2001, 2002, 2003, 2004, 2005, 2006, 2007, 2008, 2009, 2010, 2011, 2012, 2013, 2014, 2015, 2016, 2017, 2018, 2019, 2020, 2021, 2022, 2023, 2024], "y": [0, 0, 0, 0, 0, 0, 0, 0, 0, 0, 6686912, 0, 0, 0, 0, 0, 0, 0, 0, 0, 0, 0, 0, 0, 0, 0, 0]}, {"hoverinfo": "text", "hovertext": ["1993년 <br>관객수 = 0<br>장르 = 애니메이션 (0개)", "1999년 <br>관객수 = 0<br>장르 = 애니메이션 (0개)", "2000년 <br>관객수 = 0<br>장르 = 애니메이션 (0개)", "2001년 <br>관객수 = 0<br>장르 = 애니메이션 (0개)", "2002년 <br>관객수 = 0<br>장르 = 애니메이션 (0개)", "2003년 <br>관객수 = 0<br>장르 = 애니메이션 (0개)", "2004년 <br>관객수 = 0<br>장르 = 애니메이션 (0개)", "2005년 <br>관객수 = 0<br>장르 = 애니메이션 (0개)", "2006년 <br>관객수 = 0<br>장르 = 애니메이션 (0개)", "2007년 <br>관객수 = 0<br>장르 = 애니메이션 (0개)", "2008년 <br>관객수 = 0<br>장르 = 애니메이션 (0개)", "2009년 <br>관객수 = 0<br>장르 = 애니메이션 (0개)", "2010년 <br>관객수 = 0<br>장르 = 애니메이션 (0개)", "2011년 <br>관객수 = 2,201,722<br>장르 = 애니메이션 (1개)", "2012년 <br>관객수 = 1,040,636<br>장르 = 애니메이션 (1개)", "2013년 <br>관객수 = 0<br>장르 = 애니메이션 (0개)", "2014년 <br>관객수 = 0<br>장르 = 애니메이션 (0개)", "2015년 <br>관객수 = 0<br>장르 = 애니메이션 (0개)", "2016년 <br>관객수 = 0<br>장르 = 애니메이션 (0개)", "2017년 <br>관객수 = 0<br>장르 = 애니메이션 (0개)", "2018년 <br>관객수 = 0<br>장르 = 애니메이션 (0개)", "2019년 <br>관객수 = 0<br>장르 = 애니메이션 (0개)", "2020년 <br>관객수 = 0<br>장르 = 애니메이션 (0개)", "2021년 <br>관객수 = 0<br>장르 = 애니메이션 (0개)", "2022년 <br>관객수 = 0<br>장르 = 애니메이션 (0개)", "2023년 <br>관객수 = 0<br>장르 = 애니메이션 (0개)", "2024년 <br>관객수 = 0<br>장르 = 애니메이션 (0개)"], "marker": {"color": "#F8A19F"}, "name": "애니메이션", "type": "bar", "x": [1993, 1999, 2000, 2001, 2002, 2003, 2004, 2005, 2006, 2007, 2008, 2009, 2010, 2011, 2012, 2013, 2014, 2015, 2016, 2017, 2018, 2019, 2020, 2021, 2022, 2023, 2024], "y": [0, 0, 0, 0, 0, 0, 0, 0, 0, 0, 0, 0, 0, 2201722, 1040636, 0, 0, 0, 0, 0, 0, 0, 0, 0, 0, 0, 0]}, {"hoverinfo": "text", "hovertext": ["1993년 <br>관객수 = 0<br>장르 = 기타 (0개)", "1999년 <br>관객수 = 0<br>장르 = 기타 (0개)", "2000년 <br>관객수 = 0<br>장르 = 기타 (0개)", "2001년 <br>관객수 = 0<br>장르 = 기타 (0개)", "2002년 <br>관객수 = 0<br>장르 = 기타 (0개)", "2003년 <br>관객수 = 0<br>장르 = 기타 (0개)", "2004년 <br>관객수 = 0<br>장르 = 기타 (0개)", "2005년 <br>관객수 = 0<br>장르 = 기타 (0개)", "2006년 <br>관객수 = 0<br>장르 = 기타 (0개)", "2007년 <br>관객수 = 0<br>장르 = 기타 (0개)", "2008년 <br>관객수 = 0<br>장르 = 기타 (0개)", "2009년 <br>관객수 = 0<br>장르 = 기타 (0개)", "2010년 <br>관객수 = 0<br>장르 = 기타 (0개)", "2011년 <br>관객수 = 0<br>장르 = 기타 (0개)", "2012년 <br>관객수 = 0<br>장르 = 기타 (0개)", "2013년 <br>관객수 = 0<br>장르 = 기타 (0개)", "2014년 <br>관객수 = 0<br>장르 = 기타 (0개)", "2015년 <br>관객수 = 0<br>장르 = 기타 (0개)", "2016년 <br>관객수 = 0<br>장르 = 기타 (0개)", "2017년 <br>관객수 = 0<br>장르 = 기타 (0개)", "2018년 <br>관객수 = 0<br>장르 = 기타 (0개)", "2019년 <br>관객수 = 0<br>장르 = 기타 (0개)", "2020년 <br>관객수 = 0<br>장르 = 기타 (0개)", "2021년 <br>관객수 = 0<br>장르 = 기타 (0개)", "2022년 <br>관객수 = 0<br>장르 = 기타 (0개)", "2023년 <br>관객수 = 0<br>장르 = 기타 (0개)", "2024년 <br>관객수 = 1,430,121<br>장르 = 기타 (1개)"], "marker": {"color": "#90AD1C"}, "name": "기타", "type": "bar", "x": [1993, 1999, 2000, 2001, 2002, 2003, 2004, 2005, 2006, 2007, 2008, 2009, 2010, 2011, 2012, 2013, 2014, 2015, 2016, 2017, 2018, 2019, 2020, 2021, 2022, 2023, 2024], "y": [0, 0, 0, 0, 0, 0, 0, 0, 0, 0, 0, 0, 0, 0, 0, 0, 0, 0, 0, 0, 0, 0, 0, 0, 0, 0, 1430121]}, {"hoverinfo": "text", "hovertext": ["1993년 <br>관객수 = 0<br>장르 = 뮤지컬 (0개)", "1999년 <br>관객수 = 0<br>장르 = 뮤지컬 (0개)", "2000년 <br>관객수 = 0<br>장르 = 뮤지컬 (0개)", "2001년 <br>관객수 = 0<br>장르 = 뮤지컬 (0개)", "2002년 <br>관객수 = 0<br>장르 = 뮤지컬 (0개)", "2003년 <br>관객수 = 0<br>장르 = 뮤지컬 (0개)", "2004년 <br>관객수 = 0<br>장르 = 뮤지컬 (0개)", "2005년 <br>관객수 = 0<br>장르 = 뮤지컬 (0개)", "2006년 <br>관객수 = 0<br>장르 = 뮤지컬 (0개)", "2007년 <br>관객수 = 0<br>장르 = 뮤지컬 (0개)", "2008년 <br>관객수 = 0<br>장르 = 뮤지컬 (0개)", "2009년 <br>관객수 = 0<br>장르 = 뮤지컬 (0개)", "2010년 <br>관객수 = 0<br>장르 = 뮤지컬 (0개)", "2011년 <br>관객수 = 0<br>장르 = 뮤지컬 (0개)", "2012년 <br>관객수 = 0<br>장르 = 뮤지컬 (0개)", "2013년 <br>관객수 = 0<br>장르 = 뮤지컬 (0개)", "2014년 <br>관객수 = 0<br>장르 = 뮤지컬 (0개)", "2015년 <br>관객수 = 0<br>장르 = 뮤지컬 (0개)", "2016년 <br>관객수 = 0<br>장르 = 뮤지컬 (0개)", "2017년 <br>관객수 = 0<br>장르 = 뮤지컬 (0개)", "2018년 <br>관객수 = 0<br>장르 = 뮤지컬 (0개)", "2019년 <br>관객수 = 0<br>장르 = 뮤지컬 (0개)", "2020년 <br>관객수 = 0<br>장르 = 뮤지컬 (0개)", "2021년 <br>관객수 = 0<br>장르 = 뮤지컬 (0개)", "2022년 <br>관객수 = 1,171,648<br>장르 = 뮤지컬 (1개)", "2023년 <br>관객수 = 0<br>장르 = 뮤지컬 (0개)", "2024년 <br>관객수 = 0<br>장르 = 뮤지컬 (0개)"], "marker": {"color": "#F6222E"}, "name": "뮤지컬", "type": "bar", "x": [1993, 1999, 2000, 2001, 2002, 2003, 2004, 2005, 2006, 2007, 2008, 2009, 2010, 2011, 2012, 2013, 2014, 2015, 2016, 2017, 2018, 2019, 2020, 2021, 2022, 2023, 2024], "y": [0, 0, 0, 0, 0, 0, 0, 0, 0, 0, 0, 0, 0, 0, 0, 0, 0, 0, 0, 0, 0, 0, 0, 0, 1171648, 0, 0]}], "layout": {"barmode": "stack", "legend": {"title": {"text": "장르"}}, "title": {"text": "연도별/장르별 총 관객 수"}, "xaxis": {"title": {"text": "연도"}}, "yaxis": {"tickformat": ",", "title": {"text": "관객 수"}}}}
